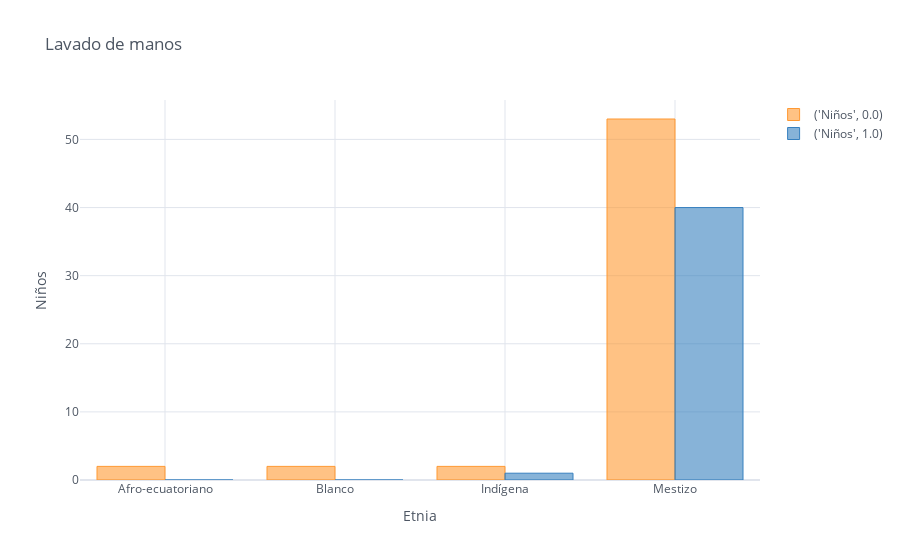

Here is the notebook cell this chart was saved with:
### Code cell
df_lavado_manos.iplot(kind='bar',xTitle = 'Etnia',yTitle = 'Niños',title='Lavado de manos')

### Figure 1 — Plotly figure (JSON) as saved in the notebook; plotly's stock layout.template omitted (floating-point values rounded to 4 significant figures)
{"data": [{"marker": {"color": "rgba(255, 153, 51, 0.6)", "line": {"color": "rgba(255, 153, 51, 1.0)", "width": 1}}, "name": "('Niños', 0.0)", "orientation": "v", "text": "", "type": "bar", "x": ["Afro-ecuatoriano", "Blanco", "Indígena", "Mestizo"], "y": [2, 2, 2, 53]}, {"marker": {"color": "rgba(55, 128, 191, 0.6)", "line": {"color": "rgba(55, 128, 191, 1.0)", "width": 1}}, "name": "('Niños', 1.0)", "orientation": "v", "text": "", "type": "bar", "x": ["Afro-ecuatoriano", "Blanco", "Indígena", "Mestizo"], "y": [0, 0, 1, 40]}], "layout": {"legend": {"bgcolor": "#FFFFFF", "font": {"color": "#4D5663"}}, "paper_bgcolor": "#FFFFFF", "plot_bgcolor": "#FFFFFF", "title": {"font": {"color": "#4D5663"}, "text": "Lavado de manos"}, "xaxis": {"gridcolor": "#E1E5ED", "showgrid": true, "tickfont": {"color": "#4D5663"}, "title": {"font": {"color": "#4D5663"}, "text": "Etnia"}, "zerolinecolor": "#E1E5ED"}, "yaxis": {"gridcolor": "#E1E5ED", "showgrid": true, "tickfont": {"color": "#4D5663"}, "title": {"font": {"color": "#4D5663"}, "text": "Niños"}, "zerolinecolor": "#E1E5ED"}}}
